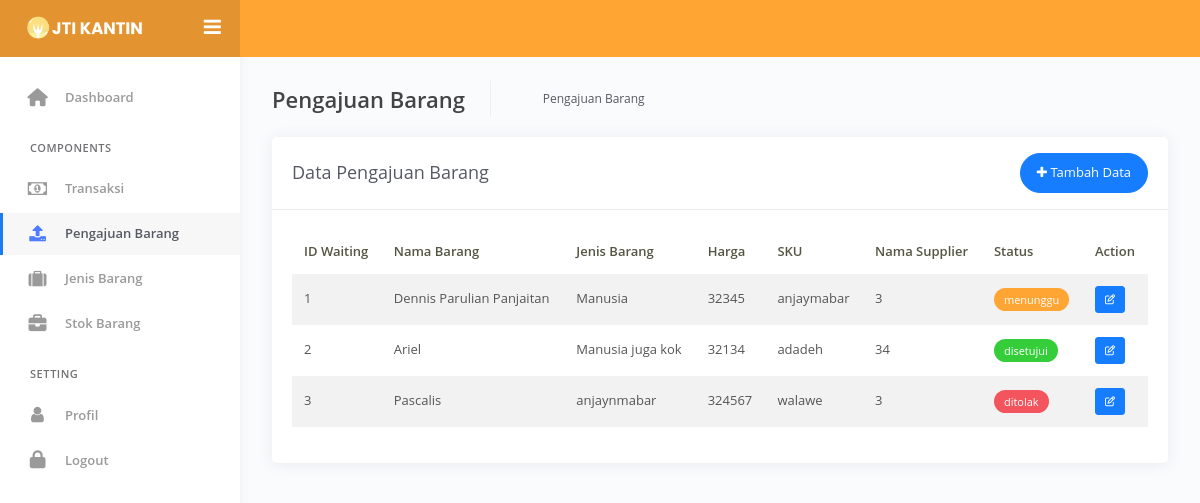
The page /kantinA/pegawai/index.php?view=datapengajuan on the database as committed earlier.
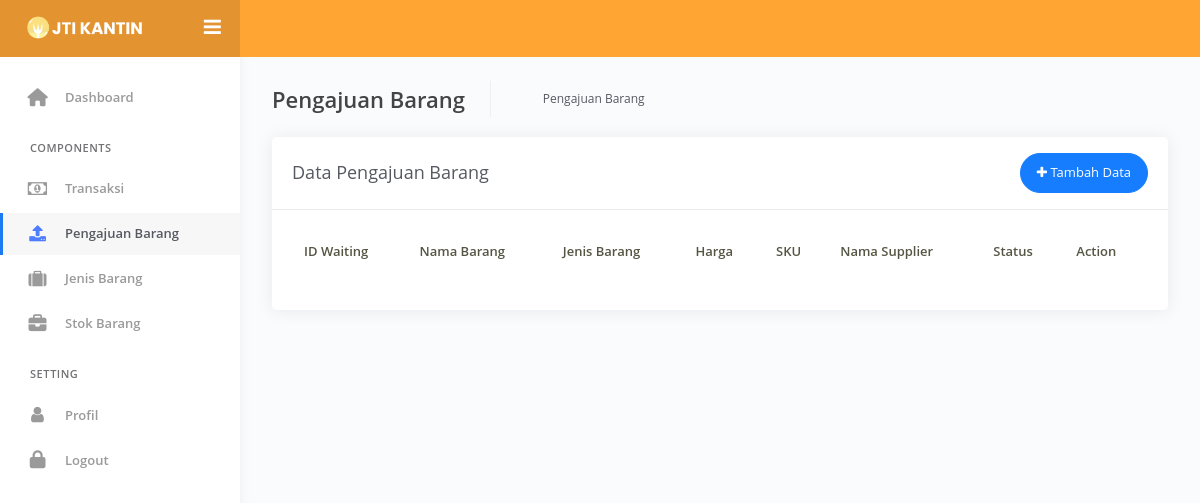
The same page on the database as committed later.
### tables this page shows
CREATE TABLE `waitingroom` (
  `id_waiting` int(11) NOT NULL,
  `namabarang` varchar(225) NOT NULL,
  `jenisbarang` varchar(50) NOT NULL,
  `sku` varchar(225) NOT NULL,
  `namasupplier` varchar(225) NOT NULL,
  `harga` decimal(10,0) NOT NULL,
  `status` enum('menunggu','disetujui','ditolak') NOT NULL
);

### kantinA/pegawai/dataPegawai/pengajuan/datapengajuan.php (the view, shortened to what the changed rows need)
<div class="main-panel">
    <div class="content">
        <div class="page-inner">
            <div class="row">
                <div class="col-md-12">
                    <div class="card">
                        <div class="card-body">
                            <div class="table-responsive">
                                <table id="add-row" class="display table table-striped table-hover">
                                    <thead>
                                        <tr>
                                            <th>ID Waiting</th>
                                            <th>Nama Barang</th>
                                            <th>Jenis Barang</th>
                                            <th>Harga</th>
                                            <th>SKU</th>
                                            <th>Nama Supplier</th>
                                            <th>Status</th>
                                            <th>Action</th>
                                        </tr>
                                    </thead>
                                    <tbody>
                                        <?php
                                        $no = 1;
                                        $query = mysqli_query($conn, 'SELECT * FROM waitingroom');
                                        while ($pengajuan = mysqli_fetch_array($query)) {
                                            ?>
                                            <tr>
                                                <td>
                                                    <?php echo $no++ ?>
                                                </td>
                                                <td>
                                                    <?php echo $pengajuan['namabarang'] ?>
                                                </td>
                                                <td>
                                                    <?php echo $pengajuan['jenisbarang'] ?>
                                                </td>
                                                <td>
                                                    <?php echo $pengajuan['sku'] ?>
                                                </td>
                                                <td>
                                                    <?php echo $pengajuan['namasupplier'] ?>
                                                </td>
                                                <td>
                                                    <?php echo $pengajuan['harga'] ?>
                                                </td>
                                                <td>
                                                    <?php if ($pengajuan['status'] == 'menunggu') { ?>
                                                        <div class="badge badge-warning">
                                                            <?php echo $pengajuan['status'] ?>
                                                        </div>
                                                    <?php } elseif ($pengajuan['status'] == 'disetujui') { ?>
                                                        <div class="badge badge-success">
                                                            <?php echo $pengajuan['status'] ?>
                                                        </div>
                                                    <?php } else { ?>
                                                        <div class="badge badge-danger">
                                                            <?php echo $pengajuan['status'] ?>
                                                        </div>
                                                    <?php } ?>
                                                </td>
                                                <td>
                                                    <a href="#modalEditBarang<?php echo $pengajuan['id_waiting'] ?>"
                                                        data-toggle="modal" title="Edit" class="btn btn-xs btn-primary">
                                                        <i class="fa fa-edit"></i></a>
                                                </td>
                                            </tr>
                                        <?php } ?>
                                    </tbody>
                                </table>
                            </div>
                        </div>
                    </div>
                </div>
            </div>
        </div>
    </div>
</div>

Rows that differ between the two databases and show on the page:
removed waitingroom: namabarang "Dennis Parulian Panjaitan", jenisbarang "Manusia", sku "32345", namasupplier "anjaymabar", harga "3", status "menunggu"
removed waitingroom: namabarang "Ariel", jenisbarang "Manusia juga kok", sku "32134", namasupplier "adadeh", harga "34", status "disetujui"
removed waitingroom: namabarang "Pascalis", jenisbarang "anjaynmabar", sku "324567", namasupplier "walawe", harga "3", status "ditolak"
